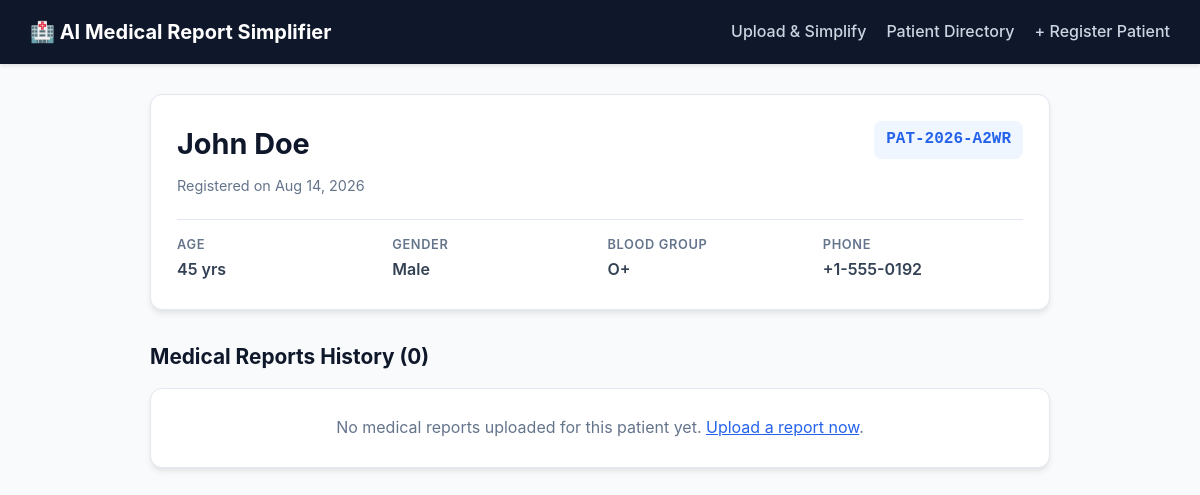
Before: /patients/1 with the older database file.
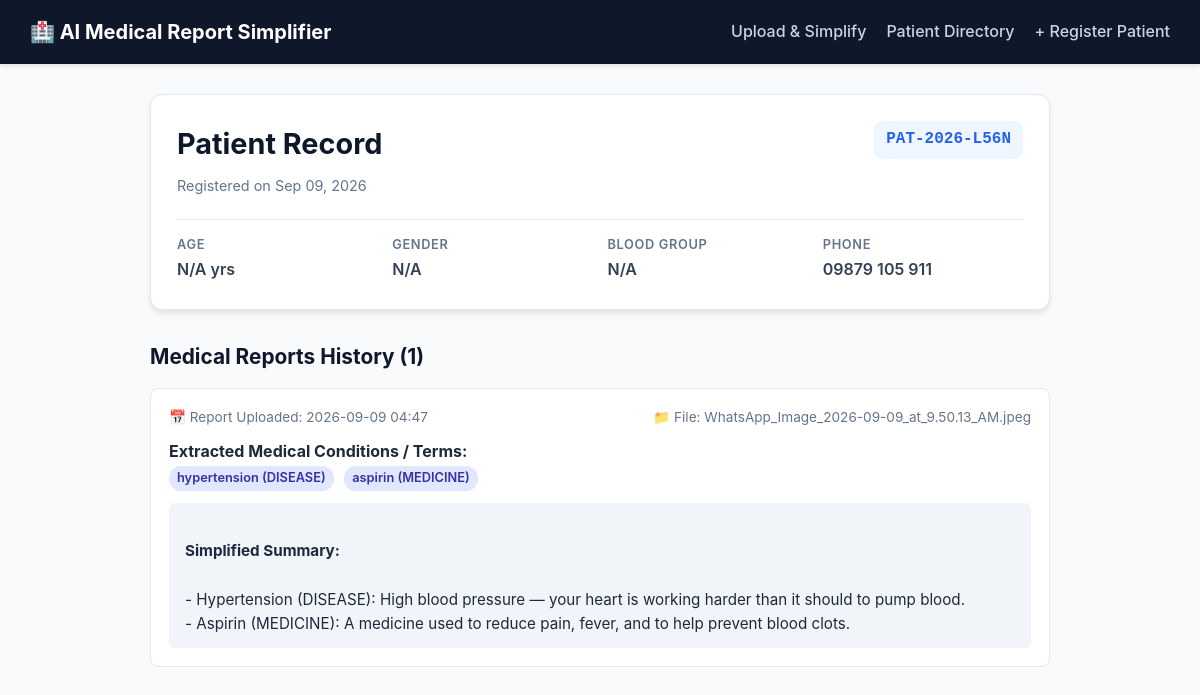
After: the same page with the newer database file.
### database/models.py (models this page shows, shortened)
class Patient(db.Model):
    __tablename__ = "patients"
    id = db.Column(db.Integer, primary_key=True)
    patient_code = db.Column(
        db.String(30), unique=True, nullable=False, index=True, default=generate_patient_code
    )
    full_name = db.Column(db.String(120), nullable=False)
    age = db.Column(db.Integer, nullable=True)
    gender = db.Column(db.String(20), nullable=True)
    blood_group = db.Column(db.String(10), nullable=True)
    contact_email = db.Column(db.String(120), nullable=True)
    contact_phone = db.Column(db.String(30), nullable=True)
    created_at = db.Column(db.DateTime, default=utc_now)
    updated_at = db.Column(db.DateTime, default=utc_now, onupdate=utc_now)
    reports = db.relationship(
        "MedicalReport", backref="patient", lazy=True, cascade="all, delete-orphan"
    )

class MedicalReport(db.Model):
    __tablename__ = "medical_reports"
    id = db.Column(db.Integer, primary_key=True)
    patient_id = db.Column(db.Integer, db.ForeignKey("patients.id"), nullable=True)
    filename = db.Column(db.String(255), nullable=True)
    file_path = db.Column(db.String(500), nullable=True)
    extracted_text = db.Column(db.Text, nullable=True)
    simplified_text = db.Column(db.Text, nullable=True)
    created_at = db.Column(db.DateTime, default=utc_now)
    entities = db.relationship(
        "MedicalEntity", backref="report", lazy=True, cascade="all, delete-orphan"
    )
    recommendations = db.relationship(
        "Recommendation", backref="report", lazy=True, cascade="all, delete-orphan"
    )

class MedicalEntity(db.Model):
    __tablename__ = "medical_entities"
    id = db.Column(db.Integer, primary_key=True)
    report_id = db.Column(db.Integer, db.ForeignKey("medical_reports.id"), nullable=False)
    entity_text = db.Column(db.String(255), nullable=False)
    entity_label = db.Column(db.String(100), nullable=True)
    explanation = db.Column(db.Text, nullable=True)

### routes/patient_routes.py (the view)
@patient_bp.route("/<int:patient_id>", methods=["GET"])
def view_patient(patient_id):
    patient = db.get_or_404(Patient, patient_id)
    return render_template("patient_detail.html", patient=patient)

### templates/patient_detail.html (shortened to what this page needs)
<!DOCTYPE html>
<html lang="en">
<head>
</head>
<body>
    <nav class="navbar">
        <a href="/" class="navbar-brand">🏥 AI Medical Report Simplifier</a>
        <div class="nav-links">
            <a href="/">Upload & Simplify</a>
            <a href="/patients">Patient Directory</a>
            <a href="/patients/add">+ Register Patient</a>
        </div>
    </nav>
    <div class="container">
        <div class="card">
            <div class="patient-header">
                <div>
                    <h1>{{ patient.full_name }}</h1>
                    <span style="color: var(--muted-color); font-size: 0.9rem;">Registered on {{ patient.created_at.strftime('%b %d, %Y') if patient.created_at else 'N/A' }}</span>
                </div>
                <span class="badge-code">{{ patient.patient_code }}</span>
            </div>
            <div class="info-grid">
                <div class="info-item">
                    <label>Age</label>
                    <span>{{ patient.age or 'N/A' }} yrs</span>
                </div>
                <div class="info-item">
                    <label>Gender</label>
                    <span>{{ patient.gender or 'N/A' }}</span>
                </div>
                <div class="info-item">
                    <label>Blood Group</label>
                    <span>{{ patient.blood_group or 'N/A' }}</span>
                </div>
                <div class="info-item">
                    <label>Phone</label>
                    <span>{{ patient.contact_phone or 'N/A' }}</span>
                </div>
            </div>
        </div>
        <h2 class="section-title">Medical Reports History ({{ patient.reports|length }})</h2>
        {% if patient.reports %}
            {% for report in patient.reports %}
            <div class="report-item">
                <div class="report-item-header">
                    <span>📅 Report Uploaded: {{ report.created_at.strftime('%Y-%m-%d %H:%M') if report.created_at else '' }}</span>
                    {% if report.filename %}
                    <span>📁 File: {{ report.filename }}</span>
                    {% endif %}
                </div>
                <div>
                    <strong>Extracted Medical Conditions / Terms:</strong><br>
                    {% for entity in report.entities %}
                    <span class="entity-tag">{{ entity.entity_text }} ({{ entity.entity_label }})</span>
                    {% endfor %}
                </div>
                <div class="summary-box">
                    <strong>Simplified Summary:</strong><br>
                    {{ report.simplified_text or 'No summary text generated.' }}
                </div>
            </div>
            {% endfor %}
        {% else %}
            <div class="card" style="text-align: center; color: var(--muted-color);">
                No medical reports uploaded for this patient yet. <a href="/" style="color: var(--primary);">Upload a report now</a>.
            </div>
        {% endif %}
    </div>
</body>
</html>

Changed rows visible on the page:
changed Patient: full_name "John Doe" → "Patient Record"; created_at "Aug 14, 2026" → "Sep 09, 2026"; patient_code "PAT-2026-A2WR" → "PAT-2026-L56N"; age "45" → "N/A"; gender "Male" → "N/A"; blood_group "O+" → "N/A"; contact_phone "+1-555-0192" → "09879 105 911"
now on this page (row edited): MedicalReport: created_at "2026-09-09 04:47", filename "WhatsApp_Image_2026-09-09_at_9.50.13_AM.jpeg", simplified_text "- Hypertension (DISEASE): High blood pressure — your heart is working harder than it should to pump blood. - Aspirin (MEDICINE): A medicine used to reduce pain, fever, and to help prevent blood clots."
now on this page (row edited): MedicalEntity: entity_text "hypertension", entity_label "DISEASE"
now on this page (row edited): MedicalEntity: entity_text "aspirin", entity_label "MEDICINE"
Other visible differences:
{{ patient.reports|length }}: "0" → "1"
text no longer shown: "No medical reports uploaded for this patient yet. Upload a report now ."
